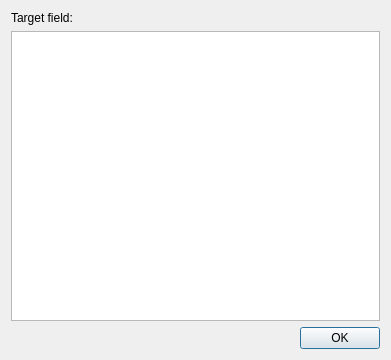
<?xml version="1.0" encoding="UTF-8"?>
<ui version="4.0">
 <class>ChangeMap</class>
 <widget class="QDialog" name="ChangeMap">
  <property name="geometry">
   <rect>
    <x>0</x>
    <y>0</y>
    <width>391</width>
    <height>360</height>
   </rect>
  </property>
  <property name="windowTitle">
   <string>Import</string>
  </property>
  <layout class="QVBoxLayout">
   <item>
    <widget class="QLabel" name="label">
     <property name="text">
      <string>Target field:</string>
     </property>
     <property name="wordWrap">
      <bool>true</bool>
     </property>
    </widget>
   </item>
   <item>
    <widget class="QListWidget" name="fields"/>
   </item>
   <item>
    <widget class="QDialogButtonBox" name="buttonBox">
     <property name="orientation">
      <enum>Qt::Horizontal</enum>
     </property>
     <property name="standardButtons">
      <set>QDialogButtonBox::Ok</set>
     </property>
    </widget>
   </item>
  </layout>
 </widget>
 <resources/>
 <connections>
  <connection>
   <sender>buttonBox</sender>
   <signal>accepted()</signal>
   <receiver>ChangeMap</receiver>
   <slot>accept()</slot>
   <hints>
    <hint type="sourcelabel">
     <x>248</x>
     <y>254</y>
    </hint>
    <hint type="destinationlabel">
     <x>157</x>
     <y>274</y>
    </hint>
   </hints>
  </connection>
  <connection>
   <sender>buttonBox</sender>
   <signal>rejected()</signal>
   <receiver>ChangeMap</receiver>
   <slot>reject()</slot>
   <hints>
    <hint type="sourcelabel">
     <x>316</x>
     <y>260</y>
    </hint>
    <hint type="destinationlabel">
     <x>286</x>
     <y>274</y>
    </hint>
   </hints>
  </connection>
 </connections>
</ui>
